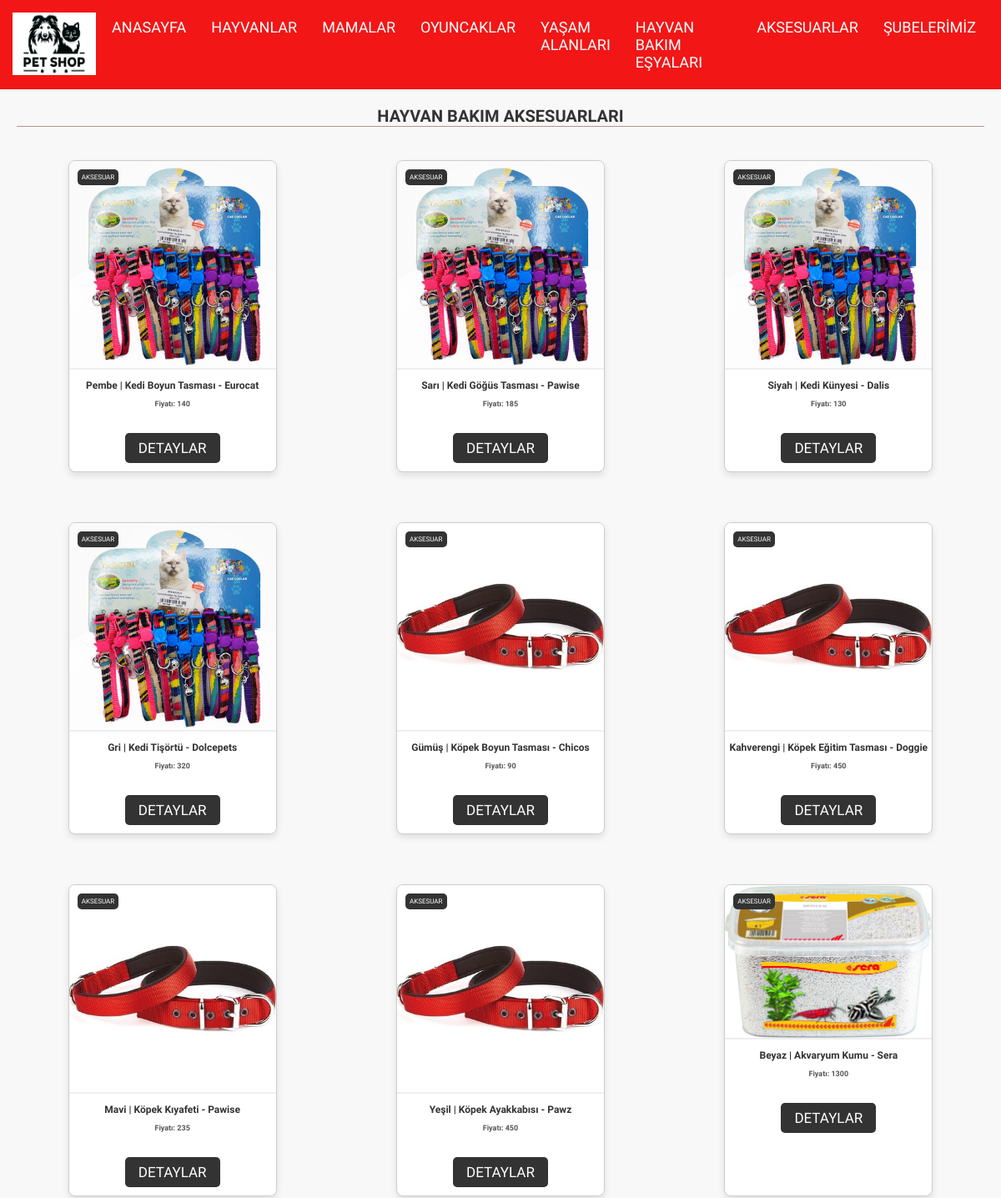
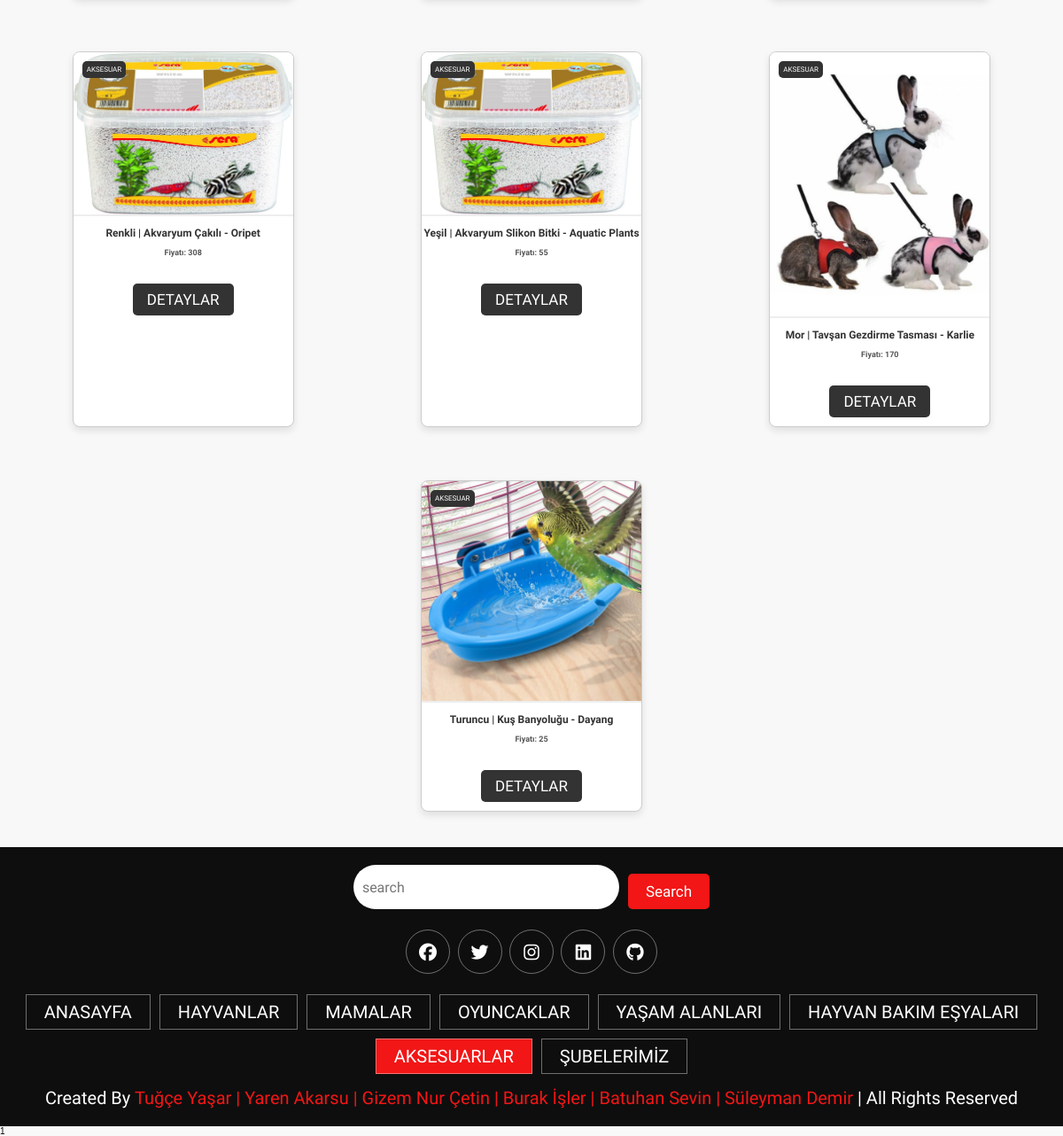
The page /petshop/aksesuarlar.php on the database its author committed (2 pictures, top to bottom).
### tables this page shows
create table Hayvan_kiyafeti_ve_aksesuarlari(
	kiyafet_aksesuar_no int  primary key,
	kiyafet_aksesuar_turu varchar (255),
	kiyafet_aksesuar_marka varchar (255),
	kiyafet_aksesuar_renk varchar (255),
	kiyafet_aksesuar_fiyat int,
	satis_no int
);

### petshop/aksesuarlar.php (the view, shortened to what this page needs)
<?php
$connection = new mysqli("localhost", "root", "", "petshop", 3306);
$result = $connection->query("SELECT * FROM hayvan_kiyafeti_ve_aksesuarlari");
$aksesuarlar = array();
while ($row = $result->fetch_assoc()) {
    array_push($aksesuarlar, array(
        "kiyafet_aksesuar_no" => $row['kiyafet_aksesuar_no'],
        "kiyafet_aksesuar_turu" => $row['kiyafet_aksesuar_turu'],
        "kiyafet_aksesuar_marka" => $row['kiyafet_aksesuar_marka'],
        "kiyafet_aksesuar_renk" => $row['kiyafet_aksesuar_renk'],
        "kiyafet_aksesuar_fiyat" => $row['kiyafet_aksesuar_fiyat'],
        "satis_no" => $row['satis_no']
    ));
}
?>
<!DOCTYPE html>
<html lang="en">
  <head>
    <link rel="stylesheet" href="style.css" />
    <link rel="stylesheet" href="https://cdnjs.cloudflare.com/ajax/libs/font-awesome/6.5.1/css/all.min.css" />
  </head>
  <body>
    <header class= "header">
        <a href="#" class="logo">
            <img src="logo.webp" alt="logo" />
        </a>
        <nav class="navbar">
            <a href="index.php">ANASAYFA</a>
            <a href="hayvanlar.php" >HAYVANLAR</a>
            <a href="mamalar.php">MAMALAR</a>
            <a href="oyuncaklar.php">OYUNCAKLAR</a>
            <a href="yaşamalanları.php">YAŞAM ALANLARI</a>
            <a href="hayvaneşyaları.php">HAYVAN BAKIM EŞYALARI</a>
            <a href="#" class="active">AKSESUARLAR</a>
            <a href="şubelerimiz.php">ŞUBELERİMİZ</a>
        </nav>
    </header>
     <section class="AKSESUAR" id="AKSESUAR">
    <h1 class="heading">HAYVAN BAKIM AKSESUARLARI</h1>
    <div class="box-container">
        <?php
            foreach ($aksesuarlar as $key => $value) {
                $resim = "";
                if (str_contains($value['kiyafet_aksesuar_turu'], "Kedi")) $resim = "images/keditasma.jpeg";
                else if (str_contains($value['kiyafet_aksesuar_turu'], "Köpek")) $resim = "images/köpektasma.jpeg";
                else if (str_contains($value['kiyafet_aksesuar_turu'], "Tavşan")) $resim = "images/tavşantasma.webp";
                else if (str_contains($value['kiyafet_aksesuar_turu'], "Kuş")) $resim = "images/kus_banyolugu.jpg";
                else if (str_contains($value['kiyafet_aksesuar_turu'], "Akvaryum")) $resim = "images/balıkkumu.jpeg";
                echo '<div class="box">
                    <div class="box-head">
                        <img src="'.$resim.'" alt="Aksesuar '.$value["kiyafet_aksesuar_no"].'" />
                        <span class="menu-category">AKSESUAR</span>
                        <h3>'.$value["kiyafet_aksesuar_renk"].' | '.$value["kiyafet_aksesuar_turu"].' - '.$value["kiyafet_aksesuar_marka"].'</h3>
                        <div class="price">Fiyatı: '.$value['kiyafet_aksesuar_fiyat'].'</div>
                    </div>
                    <div class="box-bottom">
                        <a href="#" class="btn">DETAYLAR</a>
                    </div>
                </div>';
            }
        ?>
    </div>
</section>
           <section class="footer">
    <div class="search">
        <input type="text" class="search-input" placeholder="search"/>
        <button class="btn bnt-primary">search</button>
    </div>
    <div class="share">
        <a href="#" class="fab fa-facebook"> </a>
        <a href="#" class="fab fa-twitter"> </a>
        <a href="#" class="fab fa-instagram"> </a>
        <a href="#" class="fab fa-linkedin"> </a>
        <a href="#" class="fab fa-github"> </a>
    </div>
    <div class="links">
        <a href="index.php">ANASAYFA</a>
        <a href="hayvanlar.php" >HAYVANLAR</a>
        <a href="mamalar.php">MAMALAR</a>
        <a href="oyuncaklar.php">OYUNCAKLAR</a>
        <a href="yaşamalanları.php">YAŞAM ALANLARI</a>
        <a href="hayvaneşyaları.php">HAYVAN BAKIM EŞYALARI</a>
        <a href="#" class="active">AKSESUARLAR</a>
        <a href="şubelerimiz.php">ŞUBELERİMİZ</a>
    </div>
    <div class="credit">
        created by <span>Tuğçe Yaşar   |  Yaren Akarsu   | Gizem Nur Çetin | Burak İşler | Batuhan Sevin | Süleyman Demir</span> |  all rights reserved
    </div>
</section>
  </body>
</html>

### rows shown on the page
hayvan_kiyafeti_ve_aksesuarlari: kiyafet_aksesuar_renk "Pembe", kiyafet_aksesuar_turu "Kedi Boyun Tasması", kiyafet_aksesuar_marka "Eurocat", kiyafet_aksesuar_fiyat "140"
hayvan_kiyafeti_ve_aksesuarlari: kiyafet_aksesuar_renk "Sarı", kiyafet_aksesuar_turu "Kedi Göğüs Tasması", kiyafet_aksesuar_marka "Pawise", kiyafet_aksesuar_fiyat "185"
hayvan_kiyafeti_ve_aksesuarlari: kiyafet_aksesuar_renk "Siyah", kiyafet_aksesuar_turu "Kedi Künyesi", kiyafet_aksesuar_marka "Dalis", kiyafet_aksesuar_fiyat "130"
hayvan_kiyafeti_ve_aksesuarlari: kiyafet_aksesuar_renk "Gri", kiyafet_aksesuar_turu "Kedi Tişörtü", kiyafet_aksesuar_marka "Dolcepets", kiyafet_aksesuar_fiyat "320"
hayvan_kiyafeti_ve_aksesuarlari: kiyafet_aksesuar_renk "Gümüş", kiyafet_aksesuar_turu "Köpek Boyun Tasması", kiyafet_aksesuar_marka "Chicos", kiyafet_aksesuar_fiyat "90"
hayvan_kiyafeti_ve_aksesuarlari: kiyafet_aksesuar_renk "Kahverengi", kiyafet_aksesuar_turu "Köpek Eğitim Tasması", kiyafet_aksesuar_marka "Doggie", kiyafet_aksesuar_fiyat "450"
hayvan_kiyafeti_ve_aksesuarlari: kiyafet_aksesuar_renk "Mavi", kiyafet_aksesuar_turu "Köpek Kıyafeti", kiyafet_aksesuar_marka "Pawise", kiyafet_aksesuar_fiyat "235"
hayvan_kiyafeti_ve_aksesuarlari: kiyafet_aksesuar_renk "Yeşil", kiyafet_aksesuar_turu "Köpek Ayakkabısı", kiyafet_aksesuar_marka "Pawz", kiyafet_aksesuar_fiyat "450"
hayvan_kiyafeti_ve_aksesuarlari: kiyafet_aksesuar_renk "Beyaz", kiyafet_aksesuar_turu "Akvaryum Kumu", kiyafet_aksesuar_marka "Sera", kiyafet_aksesuar_fiyat "1300"
hayvan_kiyafeti_ve_aksesuarlari: kiyafet_aksesuar_renk "Renkli", kiyafet_aksesuar_turu "Akvaryum Çakılı", kiyafet_aksesuar_marka "Oripet", kiyafet_aksesuar_fiyat "308"
hayvan_kiyafeti_ve_aksesuarlari: kiyafet_aksesuar_renk "Yeşil", kiyafet_aksesuar_turu "Akvaryum Slikon Bitki", kiyafet_aksesuar_marka "Aquatic Plants", kiyafet_aksesuar_fiyat "55"
hayvan_kiyafeti_ve_aksesuarlari: shows a picture, kiyafet_aksesuar_renk "Mor", kiyafet_aksesuar_turu "Tavşan Gezdirme Tasması", kiyafet_aksesuar_marka "Karlie", kiyafet_aksesuar_fiyat "170"
hayvan_kiyafeti_ve_aksesuarlari: shows a picture, kiyafet_aksesuar_renk "Turuncu", kiyafet_aksesuar_turu "Kuş Banyoluğu", kiyafet_aksesuar_marka "Dayang", kiyafet_aksesuar_fiyat "25"
